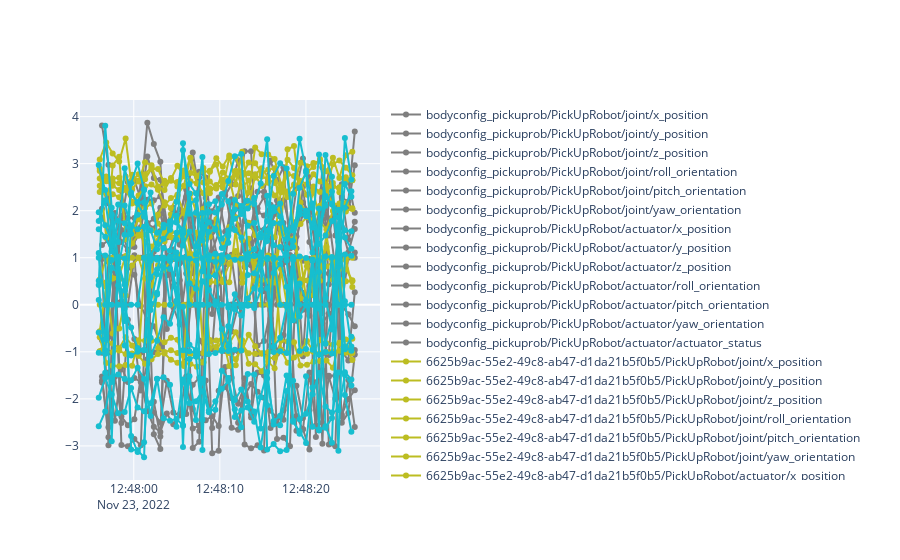

The notebook cell this image was saved under:
### Code cell
names = []
fig = go.Figure()
for i, (dev, t) in enumerate(zip(devs,ts)) :
    for j, row in dev.iterrows() :
        dev_uuid = row.uuid
        dev_name, mod_name, attrib_name = row['dev'], row['mod'], row['attrib']
        name = row.uuid + '/' + dev_name + '/' + mod_name + '/' + attrib_name
        fig.add_trace(go.Scatter(x=t, y=row[val_cols],
                    mode='lines+markers',
                    name=name,
                    line = dict(color=colors[i+7])))
        names.append(name)
fig.show()
